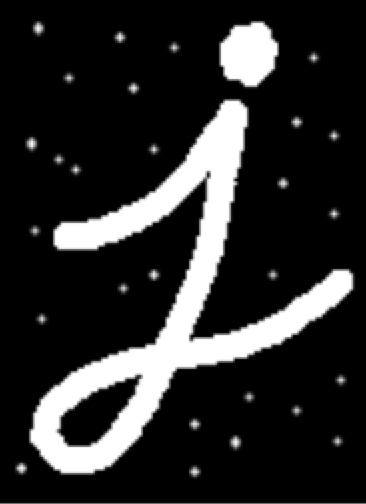
#> input picture opencv/image/letteropen.png, 366 x 504 px
$ python '14-黑帽礼貌.py'
#> lines starting #> are read from the running program, lines starting #| are printed output that depends on the picture
#-*- coding = utf-8 -*-
#@Time : 2021/2/10 上午11:33
#@Author : 小方
#@File :14-黑帽礼貌.py
#@Software : PyCharm
import cv2 as cv
import numpy as np
import matplotlib.pyplot as plt

open = cv.imread("./image/letteropen.png")
#> open is the input picture: shape (504, 366, 3); mean B, G, R 43.1, 43.1, 43.1
close = cv.imread("./image/letterclose.png")
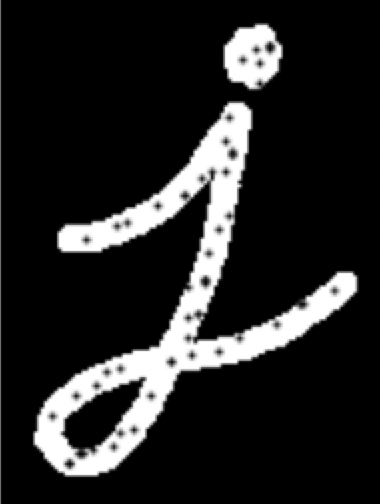
#> input picture opencv/image/letterclose.png, 380 x 504 px
#> close is the input picture: shape (504, 380, 3); mean B, G, R 37.6, 37.6, 37.6

kernel = np.ones((10, 10), np.uint8)

top = cv.morphologyEx(open, cv.MORPH_TOPHAT, kernel)
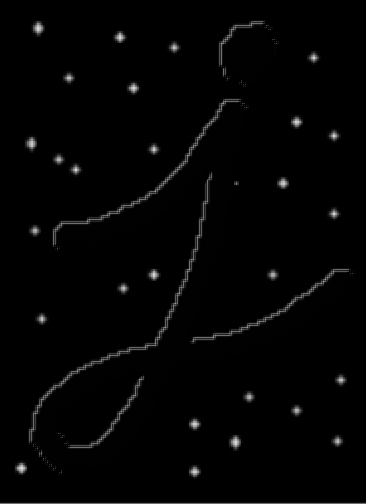
#> top: shape (504, 366, 3); mean B, G, R 3.6, 3.6, 3.6
black = cv.morphologyEx(close, cv.MORPH_BLACKHAT, kernel)
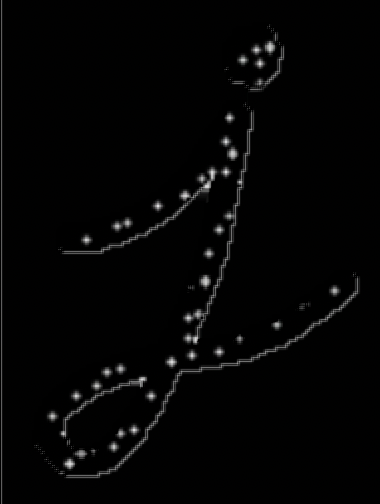
#> black: shape (504, 380, 3); mean B, G, R 4.6, 4.6, 4.6

plt.imshow(black[:,:,::-1])
plt.show()
